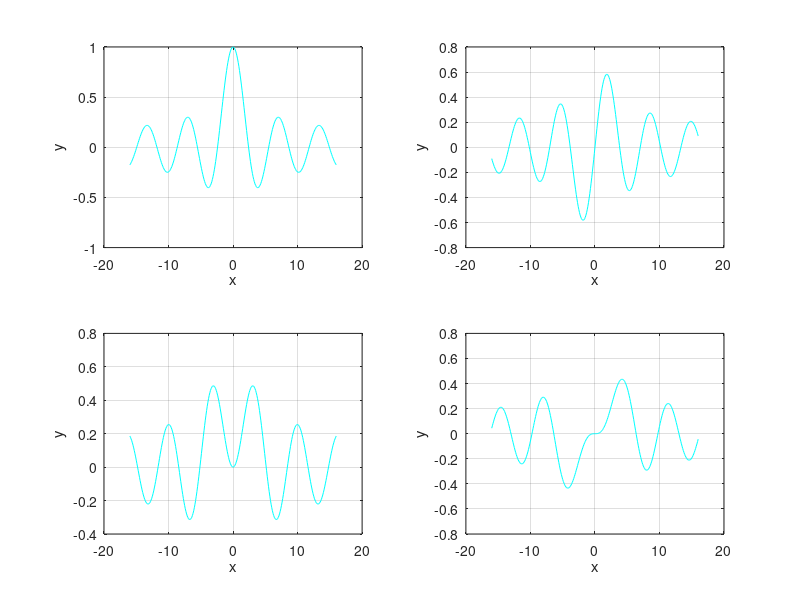

Here is the MATLAB script that generated this plot:
clear all

x=-16:0.1:16;
y=zeros(25,321);

for i=0:3

y(i+1,:)=besselj(i,x);

subplot(2,2,i+1);

plot(x,y(i+1,:),'color',[0,1,1]);
hold on;

xlabel('x');
ylabel('y');

grid on;

end